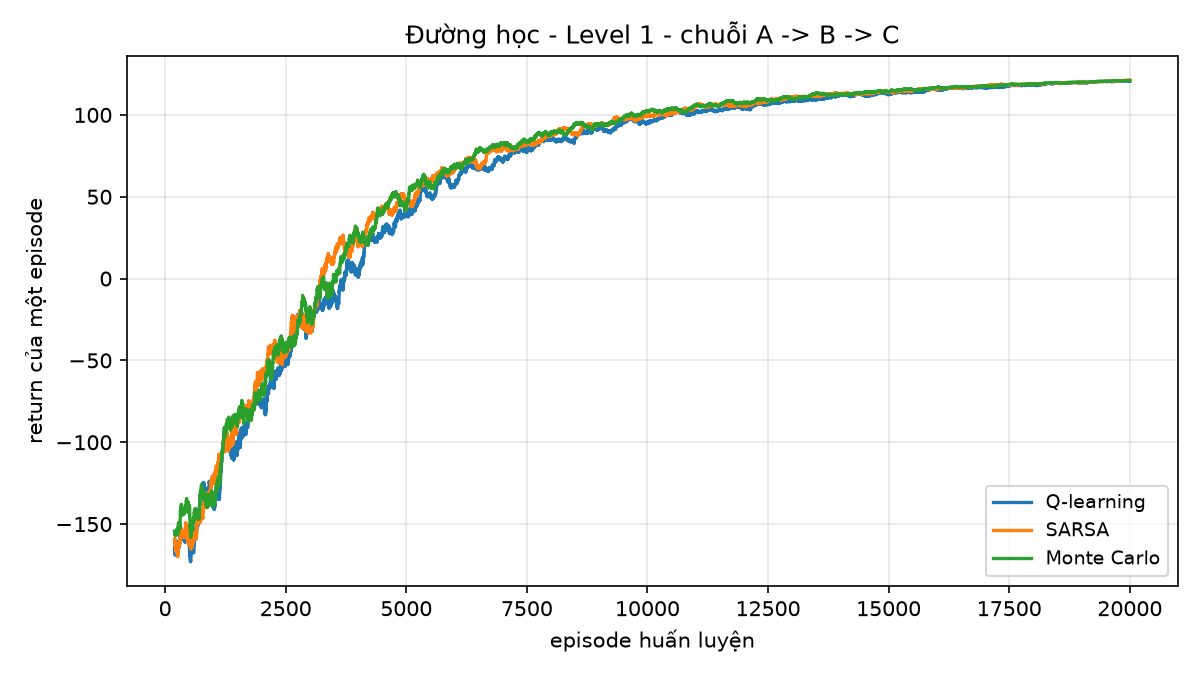
#> input picture figures/learning_curves_level1.png, 1200 x 675 px, found by its file name
$ jupyter execute --allow-errors OrderedTreasureHunt_24103225_NguyenDuyHung.ipynb   (shell and % lines are left out)
#> lines starting #> are read from the running program, lines starting #| are printed output that depends on the picture
### main.py

from __future__ import annotations

import argparse
import json
import os
import sys
import time
from datetime import datetime

import numpy as np

# The Windows console uses cp1252, so printing Vietnamese would raise a
# UnicodeEncodeError. The output is switched to utf-8 here.
try:
    sys.stdout.reconfigure(encoding="utf-8")
except (AttributeError, ValueError):
    pass

from agents import (
    ALGO_LABELS,
    ALGO_NOTES,
    build_agent,
    evaluate_policy,
    rollout_events,
)
from configs import (
    ALGO_ORDER,
    ALGO_PARAMS,
    CONFIGS,
    REWARD_EXPERIMENT,
    REWARD_PROFILES,
    SEED_EXPERIMENT,
    config_names,
    get_config,
    get_reward_profile,
)
from envs import LEVELS, OrderedTreasureHuntEnv
import plots


# ============================================================
# CONSTANTS
# ============================================================

FIGURE_DIR = "figures"
RESULT_FILE = "results.json"
MAX_STEPS = 100
CURVE_POINTS = 200


# ============================================================
# HELPERS
# ============================================================

def make_env(config_name, reward_profile=None, max_steps=MAX_STEPS):
    """Build the environment of a configuration.

    Returns the environment, the configuration dictionary and the name of the
    reward profile that was used.
    """
    config = get_config(config_name)
    profile = reward_profile or config["reward_profile"]
    rewards = get_reward_profile(profile)
    env = OrderedTreasureHuntEnv(
        level=config["level"], rewards=rewards, max_steps=max_steps
    )
    return env, config, profile


# [109 lines left out: functions train_one, downsample, strip_artifacts, mode_train, mode_compare, not called in this run]


def run_comparison(episodes=None, seed=None, out=None, figures=True):
    """Train every algorithm on every setting and collect the results.

    The function is used by the command line and by the notebook, so both
    produce exactly the same numbers.

    Returns the dictionary that is written to the results file.
    """
    all_runs = []
    artifacts = {}
    levels_info = {}
    for config_name in config_names():
        env, config, _profile = make_env(config_name)
        levels_info[config_name] = {
            "title": config["title"],
            "description": config["description"],
            "level": config["level"],
            "height": int(env.height),
            "width": int(env.width),
            "n_states": int(env.n_states),
            "n_actions": int(env.action_space.n),
            "n_stages": int(env.n_stages),
            "chain": env.chain,
            "aux": env.aux_names,
        }
        print("=" * 74)
        print("Cấu hình %s : %s" % (config_name, config["title"]))
        print("  |S| = %d, |A| = %d, lưới %dx%d"
              % (env.n_states, env.action_space.n, env.height, env.width))
        artifacts[config_name] = {}
        for algo in ALGO_ORDER:
            started = time.perf_counter()
            summary = train_one(
                config_name, algo, episodes=episodes, seed=seed
            )
            artifacts[config_name][algo] = summary
            all_runs.append(strip_artifacts(summary))
            print(
                "  %-18s return %8.2f +/- %6.2f   success %5.1f %%   "
                "steps %5.1f   %6.2f s"
                % (
                    summary["algo_label"],
                    summary["eval_return_mean"],
                    summary["eval_return_std"],
                    100.0 * summary["success_rate"],
                    summary["mean_steps"],
                    time.perf_counter() - started,
                )
            )
    print("=" * 74)
    print("Thí nghiệm reward trên %s" % REWARD_EXPERIMENT["level"])
    reward_data = run_reward_experiment(episodes, seed, artifacts)
    print("=" * 74)
    print("Thí nghiệm seed trên %s" % SEED_EXPERIMENT["level"])
    seed_data = run_seed_experiment(episodes)
    results = {
        "meta": {
            "generated_at": datetime.now().isoformat(timespec="seconds"),
            "episodes": episodes,
            "seed": seed,
            "max_steps": MAX_STEPS,
            "algorithms": list(ALGO_ORDER),
            "algorithm_labels": dict(ALGO_LABELS),
            "algorithm_notes": dict(ALGO_NOTES),
            "reward_profiles": REWARD_PROFILES,
        },
        "levels": levels_info,
        "runs": all_runs,
        "reward_experiment": reward_data,
        "seed_experiment": seed_data,
    }
    out = out or RESULT_FILE
    with open(out, "w", encoding="utf-8") as handle:
        json.dump(results, handle, indent=2, ensure_ascii=False)
    print("=" * 74)
    print("Kết quả đã lưu vào %s" % out)
    if figures:
        build_figures(results, artifacts)
    return results


# [351 lines left out: functions run_reward_experiment, run_seed_experiment, build_figures, mode_render, mode_autoplay, build_parser and 1 more, not called in this run]


# [2 lines that do not run on import are left out]

### configs.py
"""configs.py - Configuration of the experiments of De tai 08.

The module holds the dictionary ``CONFIGS`` with one entry per setting of the
assignment and the helper ``get_config(name)`` that returns a copy of a
configuration. Every configuration describes

    level            : key of the level inside ``envs.LEVELS``
    episodes         : number of training episodes of the model free methods
    eval_episodes    : number of episodes used to evaluate the learned policy
    seed             : seed of the training and of the evaluation
    reward_profile   : key of the reward profile inside ``REWARD_PROFILES``
    algorithms       : hyper parameters of the six algorithms

Keeping the configuration in one place makes the comparison reproducible and
lets the report generators read the same numbers that the training used.
"""

from __future__ import annotations

import copy


# ============================================================
# REWARD PROFILES
# ============================================================

#: Reward profiles used to show how the policy depends on the reward design.
#: The profiles only differ in the cost of one move, which decides whether
#: the detour of level 4 is worth it.
REWARD_PROFILES = {
    "default": {
        "step_penalty": -1.0,
        "item_reward": 10.0,
        "exit_bonus": 100.0,
        "wrong_item_penalty": -20.0,
    },
    "cheap_steps": {
        "step_penalty": -0.2,
        "item_reward": 10.0,
        "exit_bonus": 100.0,
        "wrong_item_penalty": -20.0,
    },
    "expensive_steps": {
        "step_penalty": -5.0,
        "item_reward": 10.0,
        "exit_bonus": 100.0,
        "wrong_item_penalty": -20.0,
    },
}


# ============================================================
# SHARED HYPER PARAMETERS
# ============================================================

#: Default hyper parameters of the six algorithms.
ALGO_PARAMS = {
    "vi": {"gamma": 0.99, "theta": 1e-8, "max_iterations": 10000},
    "pi": {"gamma": 0.99, "theta": 1e-8, "max_iterations": 1000},
    "qlearning": {
        "gamma": 0.99,
        "alpha": 0.1,
        "epsilon_start": 1.0,
        "epsilon_end": 0.05,
    },
    "sarsa": {
        "gamma": 0.99,
        "alpha": 0.1,
        "epsilon_start": 1.0,
        "epsilon_end": 0.05,
    },
    "mc": {
        "gamma": 0.99,
        "alpha": 0.1,
        "epsilon_start": 1.0,
        "epsilon_end": 0.05,
    },
}

#: Names of the algorithms in the order they are reported.
ALGO_ORDER = ["vi", "pi", "qlearning", "sarsa", "mc"]


# ============================================================
# LEVEL CONFIGURATIONS
# ============================================================

CONFIGS = {
    "level1": {
        "level": "level1",
        "title": "Level 1 - chuỗi A -> B -> C",
        "description": (
            "Map 5x5 de, mot chuoi A -> B -> C. Cham vao mot vat pham sai thu tu "
            "bi phat, nen agent phai di vong quanh nhung vat pham con khoa."
        ),
        "episodes": 20000,
        "eval_episodes": 200,
        "seed": 42,
        "reward_profile": "default",
        "algorithms": {},
    },
    "level2": {
        "level": "level2",
        "title": "Level 2 - hai chuoi hop le khac nhau",
        "description": (
            "Map 7x7, bon vat pham A, B, C, D chap nhan hai chuoi hop le "
            "A -> B -> D va A -> C -> D. Cac vat pham da giai phai nam trong state, "
            "neu khong tien trinh se khong con tinh Markov."
        ),
        "episodes": 20000,
        "eval_episodes": 200,
        "seed": 42,
        "reward_profile": "default",
        "algorithms": {},
    },
    "level3": {
        "level": "level3",
        "title": "Level 3 - vat pham bi khoa va o thuong",
        "description": (
            "Map 8x8, chuoi A -> B -> C -> D. Vat pham C bi khoa cho toi khi bat "
            "cong tac W, va o thuong K bo qua duoc mot phan tu cua chuoi. Do do "
            "state can them bien phu switch_on va skip_used."
        ),
        "episodes": 20000,
        "eval_episodes": 200,
        "seed": 42,
        "reward_profile": "default",
        "algorithms": {},
    },
}


# ============================================================
# REWARD EXPERIMENT
# ============================================================

#: The reward experiment runs level 3 with two reward profiles. The only
#: difference is the cost of one move, and it is enough to flip the optimal
#: policy between "collect every item" and "use the bonus tile".
REWARD_EXPERIMENT = {
    "level": "level3",
    "profiles": ["cheap_steps", "expensive_steps"],
    "episodes": 20000,
    "eval_episodes": 200,
    "seed": 42,
    "algorithm": "qlearning",
}


# ============================================================
# SEED EXPERIMENT
# ============================================================

#: On the hard map the algorithms without a model can stop on the short path
#: and never try the long one again. This experiment repeats the training with
#: several random seeds, to see how often that happens.
SEED_EXPERIMENT = {
    "level": "level3",
    "seeds": [42, 7, 123],
    "episodes": 20000,
    "eval_episodes": 200,
    "algorithms": ["pi", "qlearning", "sarsa", "mc"],
}


# ============================================================
# HELPERS
# ============================================================

def get_config(name):
    """Return a copy of the configuration stored under ``name``."""
    if name not in CONFIGS:
        raise KeyError(
            "Unknown configuration %r. Available configurations: %s"
            % (name, ", ".join(sorted(CONFIGS)))
        )
    config = copy.deepcopy(CONFIGS[name])
    config["name"] = name
    config["rewards"] = copy.deepcopy(
        REWARD_PROFILES[config["reward_profile"]]
    )
    config["algorithms"] = {
        algo: copy.deepcopy(ALGO_PARAMS[algo]) for algo in ALGO_ORDER
    }
    return config


def get_reward_profile(name):
    """Return a copy of a reward profile."""
    if name not in REWARD_PROFILES:
        raise KeyError(
            "Unknown reward profile %r. Available profiles: %s"
            % (name, ", ".join(sorted(REWARD_PROFILES)))
        )
    return copy.deepcopy(REWARD_PROFILES[name])


def config_names():
    """Return the names of every configuration, ordered by difficulty."""
    return list(CONFIGS)

### notebooks/OrderedTreasureHunt_24103225_NguyenDuyHung.ipynb
# Đề tài 08 - Ordered Treasure Hunt

**Học phần:** Học tăng cường - Reinforcement Learning
**Sinh viên:** Nguyễn Duy Hưng - MSSV 24103225 - Lớp EEE.AI
**Môi trường:** custom `gymnasium.Env` `OrderedTreasureHuntEnv`

Agent phải thu thập các vật phẩm theo một thứ tự hợp lệ rồi mới thoát ra qua ô `X`.
Chuỗi vật phẩm bắt buộc là `A -> B -> C`; ở các setting khác chuỗi có thể có nhiều
nhánh, có vật phẩm bị khóa, và có ô thưởng bỏ qua được một phần tử của chuỗi.

Notebook này chứa **toàn bộ mã nguồn** của project (những file `.py` được chèn trực
tiếp vào các cell code) và chạy lại toàn bộ thí nghiệm.

## 0. Chuẩn bị môi trường

[cell 1]
import os
import sys

def find_root(start):
    """Find the project root directory containing envs.py."""
#> called with start = 'notebooks'
    path = os.path.abspath(start)
    while True:
        if os.path.exists(os.path.join(path, "envs.py")):
            return path
        parent = os.path.dirname(path)
        if parent == path:
            raise RuntimeError("Không tìm thấy thư mục gốc của project")
        path = parent

#> (the rest of this cell did not finish here and is left out)

## 1. Mô hình MDP

| Thành phần | Mô tả |
|---|---|
| State | `(row, col, task_progress, flags)` - vị trí agent, số phần tử đã giải, bitmask biến phụ |
| Action | `0 = up`, `1 = down`, `2 = left`, `3 = right` (4 hành động) |
| Reward | `+10` lấy đúng vật phẩm tiếp theo, `-20` chạm vật phẩm sai thứ tự, `-1` mỗi bước, `+100` thoát qua `X` |
| Terminal | Agent bước vào `X` khi `task_progress` đã đạt giá trị lớn nhất |
| Truncation | Episode dừng sau `max_steps = 100` bước |

**Vì sao `task_progress` phải thuộc về state?** Cùng một ô (2, 1) của level 1 nhưng với
`task_progress = 0` thì bước sang ô của vật phẩm `A` cho `+10`, còn với
`task_progress = 1` thì vật phẩm `A` đã bị lấy và ô đó đã thành sàn, bước vào chỉ
còn cho `-1`. Hai tình huống khác nhau, do đó phải là hai state khác nhau. Phần 7 sẽ
kiểm chứng bằng số liệu.

**Các biến phụ để giữ tính Markov**

- `switch_on` (level 3): ô chứa vật phẩm `C` chỉ vào được khi công tác đã bật.
- `skip_used` (level 3): ô thưởng chỉ bỏ qua được đúng một lần.
- Bitmask của các vật phẩm đã giải (level 2): khi chuỗi có hai nhánh, hai chuỗi khác
  nhau cùng số phần tử đã giải.
  python main.py --autoplay --algo qlearning --config level1 --gif figures/autoplay_level1.gif

## 2. Mã nguồn môi trường (`envs.py`)

#> (a cell that did not finish here is left out)

### 2.1. Ba setting của đề tài

#> (a cell that did not finish here is left out)

[cell 4]
import matplotlib.pyplot as plt
import plots

#> (the rest of this cell did not finish here and is left out)

## 3. Mã nguồn các thuật toán (`agents.py`)

#> (a cell that did not finish here is left out)

## 4. Mã nguồn cấu hình (`configs.py`)

#> (a cell that did not finish here is left out)

## 5. Mã nguồn vẽ đồ hoạ (`plots.py`)

#> (a cell that did not finish here is left out)

## 6. Mã nguồn chạy lệnh (`main.py`)

#> (a cell that did not finish here is left out)

## 7. Chứng minh tính Markov bằng số liệu

Cùng một ô `(2, 1)` của level 1 được xét với hai giá trị khác nhau của
`task_progress`. Bằng mô hình chuyển trạng thái, ta tính giá trị của mỗi hành động
tại ô đó.

#> (a cell that did not finish here is left out)

[cell 10]
import plots

#> (the rest of this cell did not finish here and is left out)

## 8. So sánh 5 thuật toán trên 3 setting

Sau đây chạy lại toàn bộ thí nghiệm: 5 thuật toán x 3 setting, mỗi thuật toán dùng
cùng một seed để kết quả có thể lặp lại. Kết quả được ghi vào `results.json`, cũng
là tệp được đọc bởi báo cáo Word và file PowerPoint trình bày.

[cell 11]
from main import run_comparison, train_one
from configs import config_names, ALGO_ORDER

EPISODES = 20000
SEED = 42

#> (the rest of this cell did not finish here and is left out)

print("Kết quả đã được lưu vào results.json")

#> (a cell that did not finish here is left out)

#> (a cell that did not finish here is left out)

#> (a cell that did not finish here is left out)

### 8.1. Đường học của các thuật toán không mô hình

[cell 15]
for name in config_names():
    plt.figure(figsize=(8, 4.2))
    plt.imshow(plt.imread("figures/learning_curves_%s.png" % name))
    plt.axis("off")
    plt.show()

### 8.2. Hội tụ của Value Iteration và Policy Iteration

#> (a cell that did not finish here is left out)

### 8.3. Policy tối ưu của 3 setting

#> (a cell that did not finish here is left out)

## 9. Phân tích trường hợp thất bại

Trên level 3, chuỗi `A -> B -> C -> D` dài hơn, và ô thưởng `K` nằm ngay cạnh vật
phẩm `A` nên agent rất dễ bước vào. Dùng ô thưởng thì không lấy được vật phẩm `B`, nên
agent phải đi vòng mới lấy được đủ bốn vật phẩm. Monte Carlo dùng first visit và cập
nhật bằng trung bình, nên nó dễ rơi vào một cực điểm cục bộ: giữ nguyên đường đi qua
ô thưởng và không thử lại đo vòng. Value Iteration và Policy Iteration biết trước mô
hình nên luôn tìm ra đường tối ưu. Q-learning thoát ra khỏi cực điểm này ở hai seed
trong ba seed, còn SARSA và Monte Carlo thì không.

[cell 18]
plt.figure(figsize=(11, 4.8))
plt.imshow(plt.imread("figures/local_optimum_level3.png"))
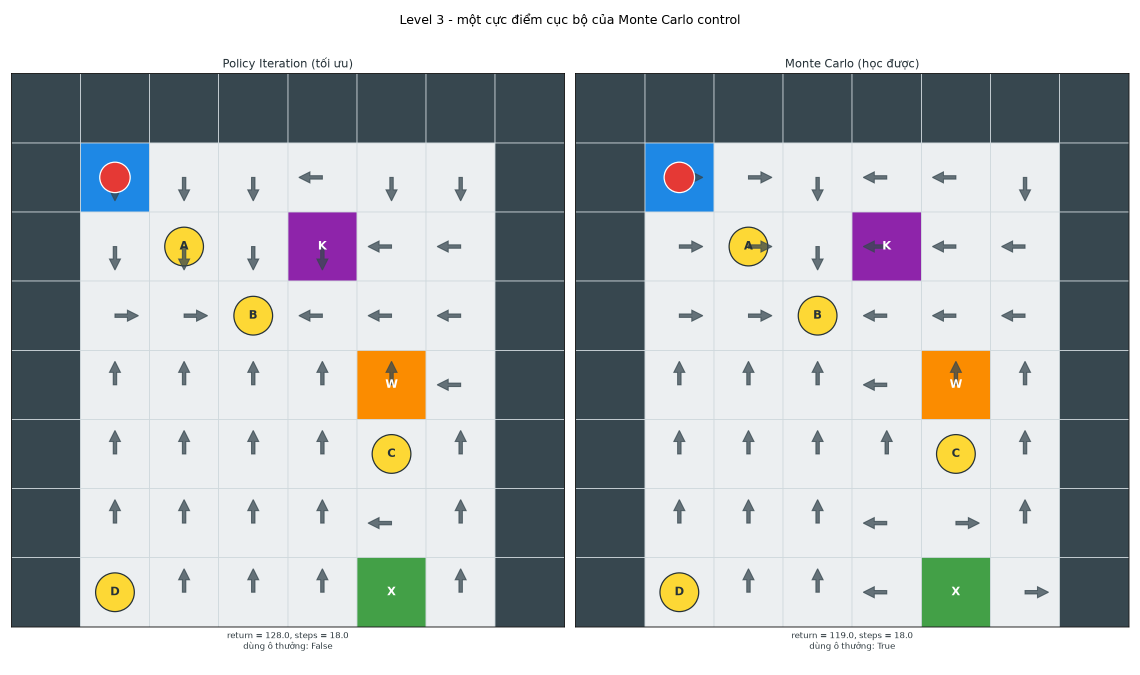
#> input picture figures/local_optimum_level3.png, 2280 x 1350 px, found by its file name (shown at 1/2 size)
plt.axis("off")
plt.show()

## 10. Thí nghiệm nhiều seed trên level 3

Vì kết quả phụ thuộc vào seed, chúng tôi chạy lại level 3 với ba seed khác nhau.
Bảng dưới cho thấy thuật toán nào thoát ra khỏi cực điểm cục bộ.

[cell 19]
rows = []
#> (the rest of this cell did not finish here and is left out)

[cell 20]
plt.figure(figsize=(10, 4.8))
plt.imshow(plt.imread("figures/seed_experiment_level3.png"))
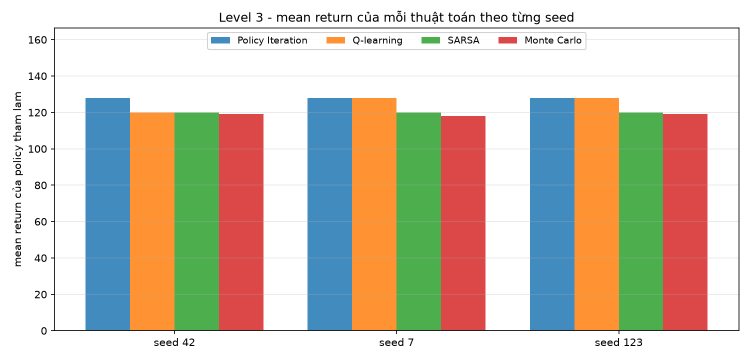
#> input picture figures/seed_experiment_level3.png, 1500 x 720 px, found by its file name (shown at 1/2 size)
plt.axis("off")
plt.show()

## 11. Hai cấu hình reward khác nhau

Chỉ thay đổi chi phí của một bước, policy tối ưu của level 3 đổi ngay:

- `cheap_steps` (`step_penalty = -0.2`): bỏ qua một vật phẩm không đáng, agent đi vòng
  để lấy được cả bốn vật phẩm.
- `expensive_steps` (`step_penalty = -5.0`): bỏ qua một vật phẩm là tốt hơn, agent dùng
  ô thưởng `K` và rút ngắn đường đi.

[cell 21]
rows = []
#> (the rest of this cell did not finish here and is left out)

[cell 22]
plt.figure(figsize=(13, 4.8))
plt.imshow(plt.imread("figures/reward_profiles_level3.png"))
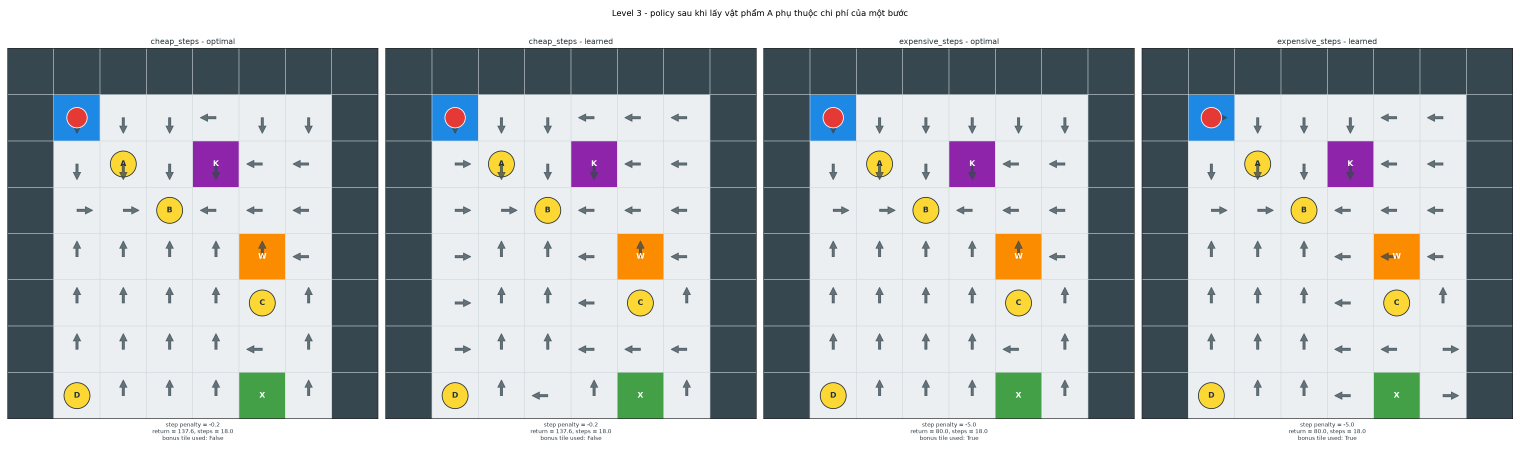
#> input picture figures/reward_profiles_level3.png, 4560 x 1350 px, found by its file name (shown at 1/3 size)
plt.axis("off")
plt.show()

## 12. Chế độ tự chơi (auto play)

Agent chạy một episode bằng policy đã học, đồng thời ghi lại hình ảnh động họa.
Video được lưu thành file GIF trong thư mục `figures`.

#> (a cell that did not finish here is left out)

#> (a cell that did not finish here is left out)

[cell 25]
plt.figure(figsize=(7, 7.5))
plt.imshow(plt.imread("figures/autoplay_level1.gif"))
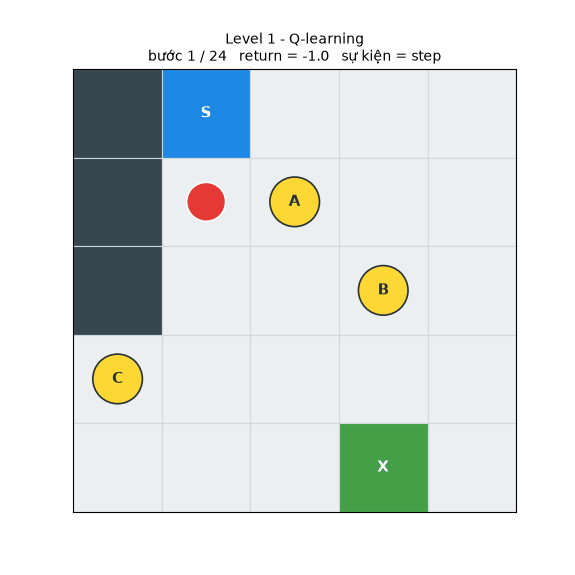
#> input picture figures/autoplay_level1.gif, 575 x 575 px, found by its file name
plt.axis("off")
plt.title("Tự chơi - Level 1")
plt.show()
